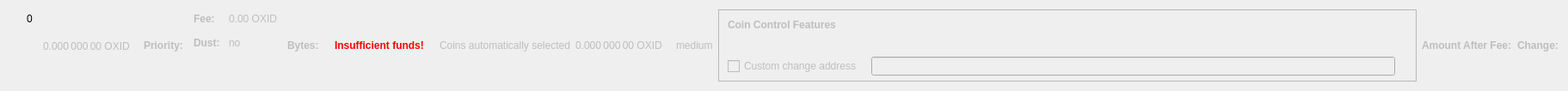
    <widget class="QWidget" name="dummyHideWidget" native="true">
     <property name="maximumSize">
      <size>
       <width>100</width>
       <height>1</height>
      </size>
     </property>
     <layout class="QHBoxLayout" name="dummyHideLayout">
      <item>
       <layout class="QFormLayout" name="formLayoutCoinControl1">
        <property name="horizontalSpacing">
         <number>10</number>
        </property>
        <property name="verticalSpacing">
         <number>14</number>
        </property>
        <property name="leftMargin">
         <number>10</number>
        </property>
        <property name="topMargin">
         <number>4</number>
        </property>
        <property name="rightMargin">
         <number>6</number>
        </property>
        <item row="0" column="1">
         <widget class="QLabel" name="labelCoinControlBytes">
          <property name="cursor">
           <cursorShape>IBeamCursor</cursorShape>
          </property>
          <property name="contextMenuPolicy">
           <enum>Qt::ActionsContextMenu</enum>
          </property>
          <property name="text">
           <string notr="true">0</string>
          </property>
          <property name="textInteractionFlags">
           <set>Qt::LinksAccessibleByMouse|Qt::TextSelectableByKeyboard|Qt::TextSelectableByMouse</set>
          </property>
         </widget>
        </item>
       </layout>
      </item>
      <item>
       <widget class="QLabel" name="labelCoinControlAfterFee">
        <property name="enabled">
         <bool>false</bool>
        </property>
        <property name="sizePolicy">
         <sizepolicy hsizetype="Fixed" vsizetype="Fixed">
          <horstretch>0</horstretch>
          <verstretch>0</verstretch>
         </sizepolicy>
        </property>
        <property name="minimumSize">
         <size>
          <width>111</width>
          <height>12</height>
         </size>
        </property>
        <property name="maximumSize">
         <size>
          <width>111</width>
          <height>12</height>
         </size>
        </property>
        <property name="cursor">
         <cursorShape>IBeamCursor</cursorShape>
        </property>
        <property name="contextMenuPolicy">
         <enum>Qt::ActionsContextMenu</enum>
        </property>
        <property name="text">
         <string notr="true">0.000 000 00 OXID</string>
        </property>
        <property name="textInteractionFlags">
         <set>Qt::LinksAccessibleByMouse|Qt::TextSelectableByKeyboard|Qt::TextSelectableByMouse</set>
        </property>
       </widget>
      </item>
      <item>
       <widget class="QLabel" name="labelCoinControlPriorityText">
        <property name="enabled">
         <bool>false</bool>
        </property>
        <property name="font">
         <font>
          <weight>75</weight>
          <bold>true</bold>
         </font>
        </property>
        <property name="text">
         <string>Priority:</string>
        </property>
       </widget>
      </item>
      <item>
       <layout class="QHBoxLayout" name="horizontalLayout"/>
      </item>
      <item>
       <layout class="QFormLayout" name="formLayoutCoinControl3">
        <property name="horizontalSpacing">
         <number>10</number>
        </property>
        <property name="verticalSpacing">
         <number>14</number>
        </property>
        <property name="leftMargin">
         <number>6</number>
        </property>
        <property name="topMargin">
         <number>4</number>
        </property>
        <property name="rightMargin">
         <number>6</number>
        </property>
        <item row="0" column="0">
         <widget class="QLabel" name="labelCoinControlFeeText">
          <property name="enabled">
           <bool>false</bool>
          </property>
          <property name="font">
           <font>
            <weight>75</weight>
            <bold>true</bold>
           </font>
          </property>
          <property name="text">
           <string>Fee:</string>
          </property>
          <property name="margin">
           <number>0</number>
          </property>
         </widget>
        </item>
        <item row="0" column="1">
         <widget class="QLabel" name="labelCoinControlFee">
          <property name="enabled">
           <bool>false</bool>
          </property>
          <property name="cursor">
           <cursorShape>IBeamCursor</cursorShape>
          </property>
          <property name="contextMenuPolicy">
           <enum>Qt::ActionsContextMenu</enum>
          </property>
          <property name="text">
           <string notr="true">0.00 OXID</string>
          </property>
          <property name="textInteractionFlags">
           <set>Qt::LinksAccessibleByMouse|Qt::TextSelectableByKeyboard|Qt::TextSelectableByMouse</set>
          </property>
         </widget>
        </item>
        <item row="1" column="0">
         <widget class="QLabel" name="labelCoinControlLowOutputText">
          <property name="enabled">
           <bool>false</bool>
          </property>
          <property name="font">
           <font>
            <weight>75</weight>
            <bold>true</bold>
           </font>
          </property>
          <property name="text">
           <string>Dust:</string>
          </property>
         </widget>
        </item>
        <item row="1" column="1">
         <widget class="QLabel" name="labelCoinControlLowOutput">
          <property name="enabled">
           <bool>false</bool>
          </property>
          <property name="cursor">
           <cursorShape>IBeamCursor</cursorShape>
          </property>
          <property name="contextMenuPolicy">
           <enum>Qt::ActionsContextMenu</enum>
          </property>
          <property name="text">
           <string>no</string>
          </property>
          <property name="textInteractionFlags">
           <set>Qt::LinksAccessibleByMouse|Qt::TextSelectableByKeyboard|Qt::TextSelectableByMouse</set>
          </property>
         </widget>
        </item>
       </layout>
      </item>
      <item>
       <widget class="QLabel" name="labelCoinControlBytesText">
        <property name="enabled">
         <bool>false</bool>
        </property>
        <property name="font">
         <font>
          <weight>75</weight>
          <bold>true</bold>
         </font>
        </property>
        <property name="text">
         <string>Bytes:</string>
        </property>
       </widget>
      </item>
      <item>
       <layout class="QFormLayout" name="formLayoutCoinControl2">
        <property name="horizontalSpacing">
         <number>10</number>
        </property>
        <property name="verticalSpacing">
         <number>14</number>
        </property>
        <property name="leftMargin">
         <number>6</number>
        </property>
        <property name="topMargin">
         <number>4</number>
        </property>
        <property name="rightMargin">
         <number>6</number>
        </property>
       </layout>
      </item>
      <item>
       <layout class="QHBoxLayout" name="horizontalLayoutCoinControl2">
        <property name="spacing">
         <number>8</number>
        </property>
        <property name="bottomMargin">
         <number>10</number>
        </property>
       </layout>
      </item>
      <item>
       <widget class="QLabel" name="labelCoinControlInsuffFunds">
        <property name="enabled">
         <bool>false</bool>
        </property>
        <property name="minimumSize">
         <size>
          <width>0</width>
          <height>0</height>
         </size>
        </property>
        <property name="font">
         <font>
          <weight>75</weight>
          <bold>true</bold>
         </font>
        </property>
        <property name="styleSheet">
         <string notr="true">color:red;font-weight:bold;</string>
        </property>
        <property name="text">
         <string>Insufficient funds!</string>
        </property>
        <property name="margin">
         <number>5</number>
        </property>
       </widget>
      </item>
      <item>
       <layout class="QFormLayout" name="formLayoutCoinControl4">
        <property name="horizontalSpacing">
         <number>10</number>
        </property>
        <property name="verticalSpacing">
         <number>14</number>
        </property>
        <property name="leftMargin">
         <number>6</number>
        </property>
        <property name="topMargin">
         <number>4</number>
        </property>
        <property name="rightMargin">
         <number>6</number>
        </property>
       </layout>
      </item>
      <item>
       <widget class="QLabel" name="labelCoinControlAutomaticallySelected">
        <property name="enabled">
         <bool>false</bool>
        </property>
        <property name="sizePolicy">
         <sizepolicy hsizetype="Fixed" vsizetype="Fixed">
          <horstretch>0</horstretch>
          <verstretch>0</verstretch>
         </sizepolicy>
        </property>
        <property name="minimumSize">
         <size>
          <width>0</width>
          <height>0</height>
         </size>
        </property>
        <property name="maximumSize">
         <size>
          <width>240</width>
          <height>16777215</height>
         </size>
        </property>
        <property name="text">
         <string>Coins automatically selected</string>
        </property>
        <property name="margin">
         <number>5</number>
        </property>
       </widget>
      </item>
      <item>
       <widget class="QLabel" name="labelCoinControlChange">
        <property name="enabled">
         <bool>false</bool>
        </property>
        <property name="sizePolicy">
         <sizepolicy hsizetype="Fixed" vsizetype="Fixed">
          <horstretch>0</horstretch>
          <verstretch>0</verstretch>
         </sizepolicy>
        </property>
        <property name="minimumSize">
         <size>
          <width>111</width>
          <height>0</height>
         </size>
        </property>
        <property name="maximumSize">
         <size>
          <width>111</width>
          <height>16777215</height>
         </size>
        </property>
        <property name="cursor">
         <cursorShape>IBeamCursor</cursorShape>
        </property>
        <property name="contextMenuPolicy">
         <enum>Qt::ActionsContextMenu</enum>
        </property>
        <property name="text">
         <string notr="true">0.000 000 00 OXID</string>
        </property>
        <property name="textInteractionFlags">
         <set>Qt::LinksAccessibleByMouse|Qt::TextSelectableByKeyboard|Qt::TextSelectableByMouse</set>
        </property>
       </widget>
      </item>
      <item>
       <widget class="QLabel" name="labelCoinControlPriority">
        <property name="enabled">
         <bool>false</bool>
        </property>
        <property name="cursor">
         <cursorShape>IBeamCursor</cursorShape>
        </property>
        <property name="contextMenuPolicy">
         <enum>Qt::ActionsContextMenu</enum>
        </property>
        <property name="text">
         <string>medium</string>
        </property>
        <property name="textInteractionFlags">
         <set>Qt::LinksAccessibleByMouse|Qt::TextSelectableByKeyboard|Qt::TextSelectableByMouse</set>
        </property>
       </widget>
      </item>
      <item>
       <widget class="QFrame" name="frameCoinControl">
        <property name="sizePolicy">
         <sizepolicy hsizetype="Expanding" vsizetype="Expanding">
          <horstretch>0</horstretch>
          <verstretch>0</verstretch>
         </sizepolicy>
        </property>
        <property name="maximumSize">
         <size>
          <width>16777215</width>
          <height>16777215</height>
         </size>
        </property>
        <property name="frameShape">
         <enum>QFrame::StyledPanel</enum>
        </property>
        <property name="frameShadow">
         <enum>QFrame::Sunken</enum>
        </property>
        <layout class="QVBoxLayout" name="verticalLayoutCoinControl2_2">
         <property name="spacing">
          <number>0</number>
         </property>
         <property name="leftMargin">
          <number>0</number>
         </property>
         <property name="topMargin">
          <number>0</number>
         </property>
         <property name="rightMargin">
          <number>0</number>
         </property>
         <property name="bottomMargin">
          <number>6</number>
         </property>
         <item>
          <layout class="QVBoxLayout" name="verticalLayoutCoinControl" stretch="0,0,0,1">
           <property name="spacing">
            <number>0</number>
           </property>
           <property name="leftMargin">
            <number>10</number>
           </property>
           <property name="topMargin">
            <number>10</number>
           </property>
           <item>
            <layout class="QHBoxLayout" name="horizontalLayoutCoinControl1">
             <property name="bottomMargin">
              <number>15</number>
             </property>
             <item>
              <widget class="QLabel" name="labelCoinControlFeatures">
               <property name="enabled">
                <bool>false</bool>
               </property>
               <property name="sizePolicy">
                <sizepolicy hsizetype="Preferred" vsizetype="Maximum">
                 <horstretch>0</horstretch>
                 <verstretch>0</verstretch>
                </sizepolicy>
               </property>
               <property name="font">
                <font>
                 <weight>75</weight>
                 <bold>true</bold>
                </font>
               </property>
               <property name="styleSheet">
                <string notr="true">font-weight:bold;</string>
               </property>
               <property name="text">
                <string>Coin Control Features</string>
               </property>
              </widget>
             </item>
            </layout>
           </item>
           <item>
            <widget class="QWidget" name="widgetCoinControl" native="true">
             <property name="sizePolicy">
              <sizepolicy hsizetype="Preferred" vsizetype="Preferred">
               <horstretch>0</horstretch>
               <verstretch>0</verstretch>
              </sizepolicy>
             </property>
             <property name="minimumSize">
              <size>
               <width>0</width>
               <height>0</height>
              </size>
             </property>
             <property name="styleSheet">
              <string notr="true"/>
             </property>
             <layout class="QHBoxLayout" name="horizontalLayoutCoinControl5_2">
              <property name="leftMargin">
               <number>0</number>
              </property>
              <property name="topMargin">
               <number>0</number>
              </property>
              <property name="rightMargin">
               <number>0</number>
              </property>
              <property name="bottomMargin">
               <number>0</number>
              </property>
              <item>
               <layout class="QHBoxLayout" name="horizontalLayoutCoinControl3">
                <property name="spacing">
                 <number>20</number>
                </property>
                <property name="topMargin">
                 <number>0</number>
                </property>
                <property name="bottomMargin">
                 <number>10</number>
                </property>
               </layout>
              </item>
             </layout>
            </widget>
           </item>
           <item>
            <layout class="QHBoxLayout" name="horizontalLayoutCoinControl4" stretch="0,0,0">
             <property name="spacing">
              <number>12</number>
             </property>
             <property name="sizeConstraint">
              <enum>QLayout::SetDefaultConstraint</enum>
             </property>
             <property name="topMargin">
              <number>5</number>
             </property>
             <property name="rightMargin">
              <number>5</number>
             </property>
             <item>
              <widget class="QCheckBox" name="checkBoxCoinControlChange">
               <property name="enabled">
                <bool>false</bool>
               </property>
               <property name="toolTip">
                <string>If this is activated, but the change address is empty or invalid, change will be sent to a newly generated address.</string>
               </property>
               <property name="text">
                <string>Custom change address</string>
               </property>
              </widget>
             </item>
             <item>
              <widget class="QValidatedLineEdit" name="lineEditCoinControlChange">
               <property name="enabled">
                <bool>false</bool>
               </property>
               <property name="sizePolicy">
                <sizepolicy hsizetype="Expanding" vsizetype="Fixed">
                 <horstretch>0</horstretch>
                 <verstretch>0</verstretch>
                </sizepolicy>
               </property>
              </widget>
             </item>
             <item>
              <widget class="QLabel" name="labelCoinControlChangeLabel_2">
               <property name="sizePolicy">
                <sizepolicy hsizetype="Preferred" vsizetype="Expanding">
                 <horstretch>0</horstretch>
                 <verstretch>0</verstretch>
                </sizepolicy>
               </property>
               <property name="minimumSize">
                <size>
                 <width>0</width>
                 <height>0</height>
                </size>
               </property>
               <property name="text">
                <string/>
               </property>
               <property name="margin">
                <number>3</number>
               </property>
              </widget>
             </item>
            </layout>
           </item>
           <item>
            <spacer name="verticalSpacerCoinControl">
             <property name="orientation">
              <enum>Qt::Vertical</enum>
             </property>
             <property name="sizeHint" stdset="0">
              <size>
               <width>800</width>
               <height>1</height>
              </size>
             </property>
            </spacer>
           </item>
          </layout>
         </item>
        </layout>
       </widget>
      </item>
      <item>
       <widget class="QLabel" name="labelCoinControlAfterFeeText">
        <property name="enabled">
         <bool>false</bool>
        </property>
        <property name="minimumSize">
         <size>
          <width>0</width>
          <height>0</height>
         </size>
        </property>
        <property name="maximumSize">
         <size>
          <width>16777215</width>
          <height>16777215</height>
         </size>
        </property>
        <property name="font">
         <font>
          <weight>75</weight>
          <bold>true</bold>
         </font>
        </property>
        <property name="text">
         <string>Amount After Fee:</string>
        </property>
        <property name="alignment">
         <set>Qt::AlignLeading|Qt::AlignLeft|Qt::AlignVCenter</set>
        </property>
        <property name="margin">
         <number>0</number>
        </property>
       </widget>
      </item>
      <item>
       <widget class="QLabel" name="labelCoinControlChangeText">
        <property name="enabled">
         <bool>false</bool>
        </property>
        <property name="sizePolicy">
         <sizepolicy hsizetype="Preferred" vsizetype="Preferred">
          <horstretch>0</horstretch>
          <verstretch>0</verstretch>
         </sizepolicy>
        </property>
        <property name="minimumSize">
         <size>
          <width>0</width>
          <height>0</height>
         </size>
        </property>
        <property name="maximumSize">
         <size>
          <width>16777215</width>
          <height>16777215</height>
         </size>
        </property>
        <property name="font">
         <font>
          <weight>75</weight>
          <bold>true</bold>
         </font>
        </property>
        <property name="text">
         <string>Change:</string>
        </property>
        <property name="alignment">
         <set>Qt::AlignLeading|Qt::AlignLeft|Qt::AlignVCenter</set>
        </property>
       </widget>
      </item>
     </layout>
    </widget>
